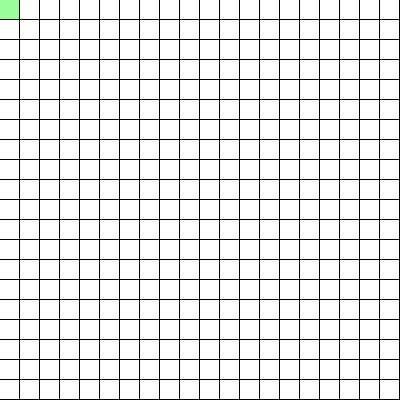
Frame 1 (no input)
Frame 60 (no input): identical to frame 1, image omitted
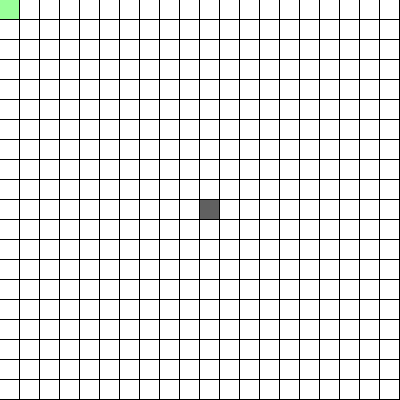
Frame 120 (the mouse pressed at the canvas centre since frame 60)

The p5.js sketch that drew these frames (run headless with seeded random() and noise() and a simulated clock; from frame 60 on, the mouse is pressed at the canvas centre):

// p5.js sketch
// ── sketch.js
let cols = 20;
let rows = 20;
let grid;

let openSet = [];
let closedSet = [];
let start;
let end;
let w, h;
let path = [];
let nosolution = false;
let solve = false;
let button;
let walls = [];

class Spot {
  constructor(i, j) {
    this.f = 0;
    this.g = 0;
    this.h = 0;
    this.i = i;
    this.j = j;
    this.neighbors = [];
    this.previous = undefined;
    this.wall = false;

    // if (Math.random() < 0.3) {
    //   this.wall = true;
    // }
  }

  show(col) {
    fill(col);
    if (this.wall)
      fill(96,96,96);
    noStroke();
    rect(this.i * w, this.j * h, w-1, h-1);
    // ellipse(this.i * w + w*0.5, this.j * h + h*0.5, w*0.7, h*0.7);
  }

  addNeighbors(grid) {
    let i = this.i;   
    let j = this.j;   
    if (i < cols - 1)
      this.neighbors.push(grid[i + 1][j]);
    if (i > 0)
      this.neighbors.push(grid[i - 1][j]);
    if (j < rows - 1)
      this.neighbors.push(grid[i][j + 1]);
    if (j > 0)
      this.neighbors.push(grid[i][j - 1]);

    // diagonals
    if (i > 0 && j > 0)
      this.neighbors.push(grid[i - 1][j - 1]);
    if (i < cols - 1 && j > 0)
      this.neighbors.push(grid[i + 1][j - 1]);
    if (i < cols - 1 && j < cols - 1)
      this.neighbors.push(grid[i + 1][j + 1]);
    if (i > 0 && j < cols - 1)
      this.neighbors.push(grid[i - 1][j + 1]);
  }
}

function removeFromArray(arr, elt) {
  // console.log("removeFromArray")
  for (let i = arr.length - 1; i >= 0; i--) {
    if (arr[i] === elt) {
      arr.splice(i, 1);
    }
  }
}

function make2DArray(rows, cols) {
  let arr = new Array(rows);
  for (let i = 0; i < arr.length; i++) 
    arr[i] = new Array(cols);
  return arr;
}

function setup() {

  createCanvas(400, 400);
  grid = make2DArray(rows, cols);

  w = width / cols;
  h = height / rows;

  for (let i = 0; i < grid.length; i++) {
    for (let j = 0; j < grid[i].length; j++) {
      grid[i][j] = new Spot(i, j);
    }
  }
  for (let i = 0; i < grid.length; i++) {
    for (let j = 0; j < grid[i].length; j++) {
      grid[i][j].addNeighbors(grid);
    }
  }

  start = grid[0][0];
  end = grid[rows-1][cols-1];
  start.wall = false;
  end.wall = false;

  openSet.push(start);

  button = document.createElement("button");
  button.addEventListener("click", function () { solve = !solve; });
  button.textContent = "Start";
  let body = document.querySelector("body");
  body.appendChild(document.createElement("br"));
  body.appendChild(button);

  resetButton = document.createElement("button");
  resetButton.addEventListener("click", function () { clearGrid(); });
  resetButton.textContent = "Reset";
  body.appendChild(resetButton);

  document.addEventListener("contextmenu", function(e){
    e.preventDefault();
  }, false);
}

function makeWall() {
  if (mouseX <= width && mouseY <= height) {
    let i = Math.floor(mouseX / w);
    let j = Math.floor(mouseY / h);
    if (mouseButton === LEFT) {
      grid[i][j].wall = true;
      if (walls.includes(grid[i][j]) === false)
        walls.push(grid[i][j]);
    }
    else if (mouseButton === RIGHT) {
      for (let k = 0; k < walls.length; k++) {
        if (walls[k].i === i && walls[k].j === j)
          removeFromArray(walls, walls[k]);
      }
      grid[i][j].wall = false;
    }

    // console.log(grid[i][j]);
  }
}

function draw() {
  if (solve === true) {
    button.textContent = "Pause";
  }
  else {
    button.textContent = "Start";
  }

  // console.log("mouseIsPressed", mouseIsPressed);
  if (mouseIsPressed) {
      makeWall();
  }

  if (solve) {
    if (openSet.length > 0) {
      let winner = 0;
      for (let i = 0; i < openSet.length; i++) {
        if (openSet[i].f < openSet[winner].f) {
          winner = i;
        }
      }
      let current = openSet[winner];

      if (current === end) {
        noLoop();
        console.log("Finished");
        // solve = false;
      }

      removeFromArray(openSet, current);
      closedSet.push(current);

      let neighbors = current.neighbors;
      for (let i = 0; i < neighbors.length; i++) {
        var neighbor = neighbors[i];
        if (!closedSet.includes(neighbor) && !neighbor.wall) {
          let tempG = current.g + distance(current, neighbor);
          // let tempG = current.g + dist(current.i,current.j, neighbor.i, neighbor.j);
          // let tempG = current.g + 1;
          if (openSet.includes(neighbor)) {
            if (tempG < neighbor.g) {
              neighbor.g = tempG;
              neighbor.previous = current;
            }
          } else {
            neighbor.g = tempG;
            openSet.push(neighbor);
            neighbor.previous = current;
          }
          neighbor.h = heuristic(neighbor, end);
          neighbor.f = neighbor.g + neighbor.h;
        }
      }
      // we can keep going

      if (!nosolution) {
        //finding path
        path = [];
        let temp = current;
        path.push(temp);

        while (temp.previous) {
          path.push(temp.previous);
          temp = temp.previous;
        }
      }
    }
    else {
      // no solution
      console.log("NO SOLUTION");
      nosolution = true;
      // solve = false;
      noLoop();
    }

  }
  


  background(0);

  for (let i = 0; i < grid.length; i++) {
    for (let j = 0; j < grid[i].length; j++) {
      grid[i][j].show(color(255));
    }
  }

  for (let i = 0; i < closedSet.length; i++) {
    closedSet[i].show(color(250,128,114));
  }
  for (let i = 0; i < openSet.length; i++) {
    openSet[i].show(color(153, 255, 153));
  }

  // for (let i = 0; i < path.length; i++) {
  //   path[i].show(color(0,0, 255));
  // }

  noFill();
  // stroke(255, 0, 255);
  stroke(0, 0, 255);
  strokeWeight(4);
  beginShape();
  for (let i = 0; i < path.length; i++) {
    vertex(path[i].i * w + w * 0.5, path[i].j * h + h * 0.5)
  }
  endShape();
}


function distance(a, b) {
  let di = Math.abs(a.i - b.i);
  let dj = Math.abs(a.j - b.j);
  return Math.sqrt(Math.pow(di, 2) + Math.pow(dj, 2));
}

function heuristic(a, b) {
  let di = Math.abs(a.i - b.i);
  let dj = Math.abs(a.j - b.j);
  return Math.sqrt(Math.pow(di, 2) + Math.pow(dj, 2));
  // return 1;
}

function clearGrid() {
  grid = make2DArray(rows, cols);
  openSet = [];
  closedSet = [];
  path = [];
  for (let i = 0; i < grid.length; i++) {
    for (let j = 0; j < grid[i].length; j++) {
      grid[i][j] = new Spot(i, j);
    }
  }
  for (let i = 0; i < grid.length; i++) {
    for (let j = 0; j < grid[i].length; j++) {
      grid[i][j].addNeighbors(grid);
    }
  }

  start = grid[0][0];
  end = grid[rows-1][cols-1];
  start.wall = false;
  end.wall = false;

  openSet.push(start);

  console.log("print")
  walls.forEach(el => {
    grid[el.i][el.j].wall = true;
  });
  solve = false;
  loop();
  // button.click();
  // if (button.textContent === "Pause")
  //   button.click();
}
